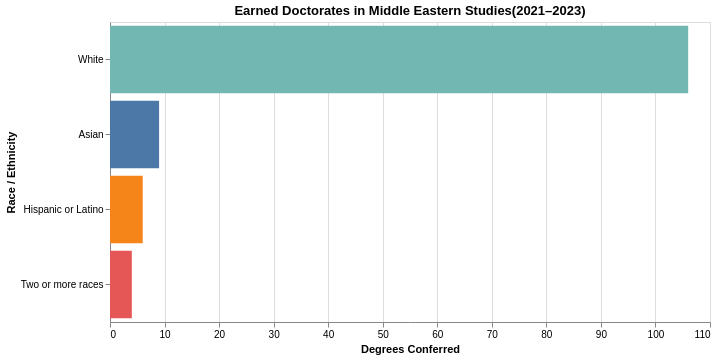

Notebook cell for this chart:
### Markdown cell above
<div class="text-box">
    
## Earned Doctorates in Middle Eastern Studies by Race/Ethnicity

### Code cell
#| code-fold: true


majors = [
   '16.11 - Middle/Near Eastern and Semitic Languages, Literatures, and Linguistics.', 
'05.0108 - Near and Middle Eastern Studies.'

]

majors_df = (
     df[df["Major"].isin(majors)]
    .groupby(["Major", "Race and Ethnicity"])["Awards/Degrees Conferred"]
    .sum()
    .reset_index()
)


overall = (
    majors_df.groupby("Race and Ethnicity")["Awards/Degrees Conferred"]
    .sum()
    .reset_index()
)
overall["Major"] = "All Earned Doctorates in Middle Eastern Studies (total)"
majors_df = pd.concat([majors_df, overall], ignore_index=True)


major_dropdown = alt.binding_select(
    options=majors_df["Major"].unique().tolist(),
    name="Select Major: "
)
major_param = alt.param(
    name="Major",
    bind=major_dropdown,
    value="All Earned Doctorates in Middle Eastern Studies (total)"
)


chart = (
    alt.Chart(majors_df)
    .add_params(major_param)
    .transform_filter(
        alt.datum.Major == major_param
    )
    .mark_bar()
    .encode(
        x=alt.X("Awards/Degrees Conferred:Q", title="Degrees Conferred"),
        y=alt.Y("Race and Ethnicity:N", sort="-x", title="Race / Ethnicity"),
        color=alt.Color("Race and Ethnicity:N", legend=None),
        tooltip=["Race and Ethnicity:N", "Awards/Degrees Conferred:Q"]
    )
    .properties(
        title="Earned Doctorates in Middle Eastern Studies(2021–2023)",
        width=600,
        height=300
    )
)



chart

### Figure 1 — Vega-Lite specification as saved in the notebook (floating-point values rounded to 4 significant figures)
{"config": {"view": {"continuousWidth": 300, "continuousHeight": 300}}, "data": {"name": "data-53d9b1cf38c31e0d5de6e6c66aed8d1d"}, "mark": {"type": "bar"}, "encoding": {"color": {"field": "Race and Ethnicity", "legend": null, "type": "nominal"}, "tooltip": [{"field": "Race and Ethnicity", "type": "nominal"}, {"field": "Awards/Degrees Conferred", "type": "quantitative"}], "x": {"field": "Awards/Degrees Conferred", "title": "Degrees Conferred", "type": "quantitative"}, "y": {"field": "Race and Ethnicity", "sort": "-x", "title": "Race / Ethnicity", "type": "nominal"}}, "height": 300, "params": [{"name": "Major", "bind": {"input": "select", "options": ["05.0108 - Near and Middle Eastern Studies.", "16.11 - Middle/Near Eastern and Semitic Languages, Literatures, and Linguistics.", "All Earned Doctorates in Middle Eastern Studies (total)"], "name": "Select Major: "}, "value": "All Earned Doctorates in Middle Eastern Studies (total)"}], "title": "Earned Doctorates in Middle Eastern Studies(2021–2023)", "transform": [{"filter": "(datum.Major === Major)"}], "width": 600, "$schema": "https://vega.github.io/schema/vega-lite/v5.14.1.json", "datasets": {"data-53d9b1cf38c31e0d5de6e6c66aed8d1d": [{"Major": "05.0108 - Near and Middle Eastern Studies.", "Race and Ethnicity": "Asian", "Awards/Degrees Conferred": 2}, {"Major": "05.0108 - Near and Middle Eastern Studies.", "Race and Ethnicity": "Hispanic or Latino", "Awards/Degrees Conferred": 2}, {"Major": "05.0108 - Near and Middle Eastern Studies.", "Race and Ethnicity": "White", "Awards/Degrees Conferred": 46}, {"Major": "16.11 - Middle/Near Eastern and Semitic Languages, Literatures, and Linguistics.", "Race and Ethnicity": "Asian", "Awards/Degrees Conferred": 7}, {"Major": "16.11 - Middle/Near Eastern and Semitic Languages, Literatures, and Linguistics.", "Race and Ethnicity": "Hispanic or Latino", "Awards/Degrees Conferred": 4}, {"Major": "16.11 - Middle/Near Eastern and Semitic Languages, Literatures, and Linguistics.", "Race and Ethnicity": "Two or more races", "Awards/Degrees Conferred": 4}, {"Major": "16.11 - Middle/Near Eastern and Semitic Languages, Literatures, and Linguistics.", "Race and Ethnicity": "White", "Awards/Degrees Conferred": 60}, {"Major": "All Earned Doctorates in Middle Eastern Studies (total)", "Race and Ethnicity": "Asian", "Awards/Degrees Conferred": 9}, {"Major": "All Earned Doctorates in Middle Eastern Studies (total)", "Race and Ethnicity": "Hispanic or Latino", "Awards/Degrees Conferred": 6}, {"Major": "All Earned Doctorates in Middle Eastern Studies (total)", "Race and Ethnicity": "Two or more races", "Awards/Degrees Conferred": 4}, {"Major": "All Earned Doctorates in Middle Eastern Studies (total)", "Race and Ethnicity": "White", "Awards/Degrees Conferred": 106}]}}
